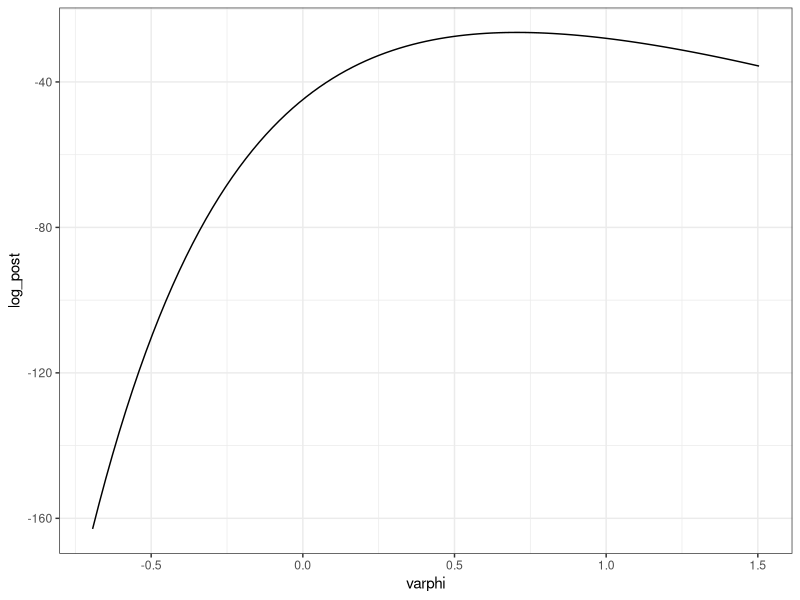
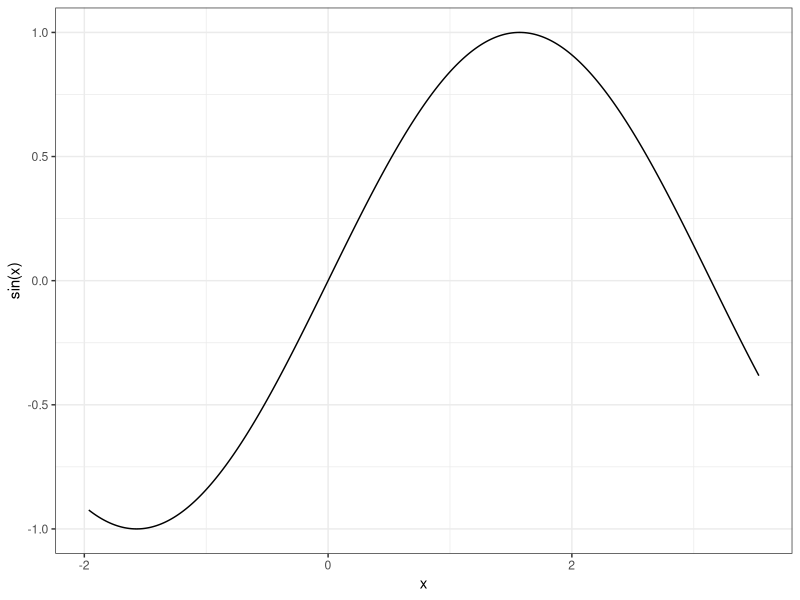
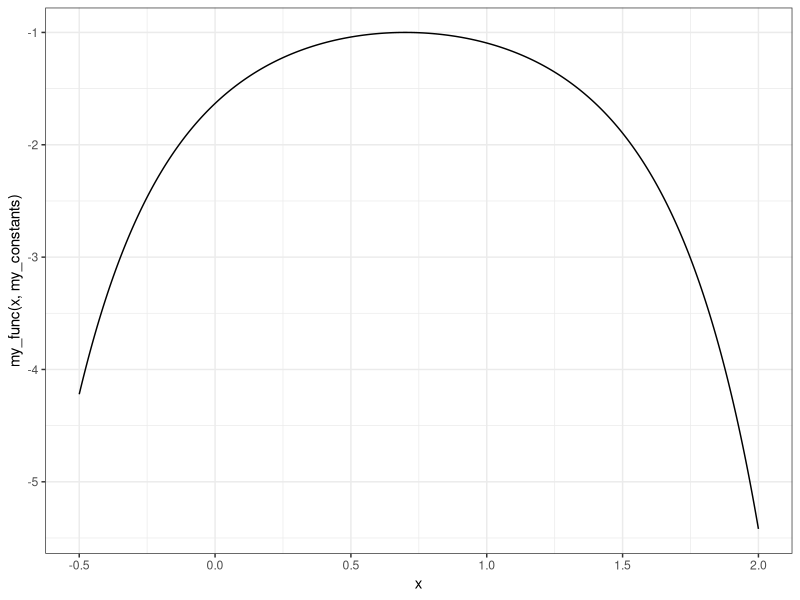
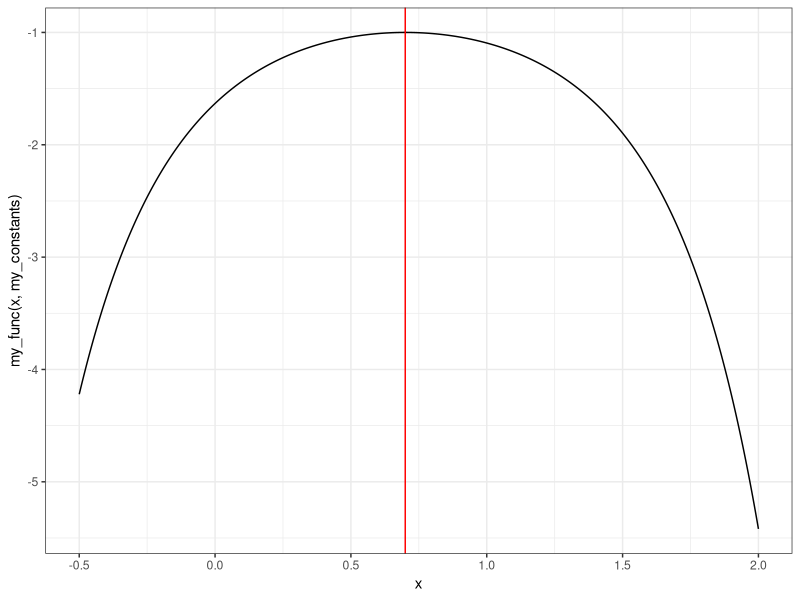
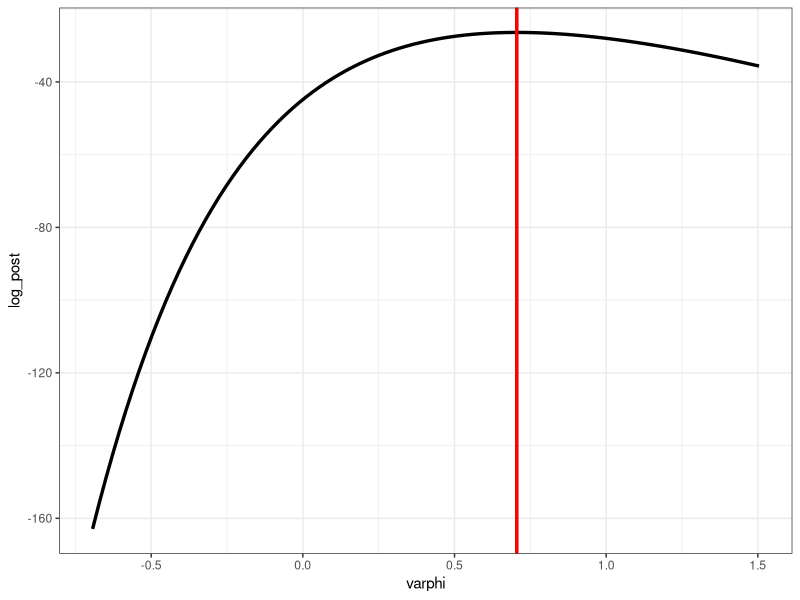

Source code (R) for these figures, in order:
## ---- chunk 1
knitr::opts_chunk$set(echo = TRUE)
## ---- chunk 2
library(tidyverse)
## ---- chunk 3
qnorm(p = 0.25, mean = 125, sd = 5)
## ---- chunk 4
qnorm(p = 0.75, mean = 125, sd = 5)
## ---- chunk 5
paste0("The prior probability that the mean performance, mu is less than 117 = ", round(pnorm(117, mean = 125, sd = 5), 3))
## ---- chunk 6
get_nobser <- function(tau_0, sigma, tau_N){
  N <- (1 / tau_N^2 - 1 / tau_0^2) * sigma^2
  return(N)
}

get_nobser(5, 5, 2)
## ---- chunk 7
get_nobser(5, 5, 1)
## ---- chunk 8
get_nobser(5, 5, 0.5)
## ---- chunk 9
get_nobser(Inf, 15, 3)
## ---- chunk 10
N <- 21
v <- 4.2
## ---- chunk 11
### set input arguments !!!
log_post_sigma_unnorm <- function(sigma, N, v, lambda)
{
  -N * log(sigma) - 0.5*(N*v)/sigma^2 - lambda * sigma # your code here
}
## ---- chunk 12
### set the input arguments !!!
log_post_varphi_unnorm <- function(varphi, N, v, lambda)
{
  # back-calculate sigma given varphi
  sigma <- exp(varphi)
  
  # calculate the unnormalized log-posterior on sigma
  log_post <- log_post_sigma_unnorm(sigma, N, v, lambda)
  
  # account for the derivative adjustment
  log_post + varphi
}
## ---- chunk 13
tibble::tibble(
  varphi = seq(log(0.5), log(4.5), length.out = 101)
) %>% 
  mutate(log_post = log_post_varphi_unnorm(varphi, N = N, v = v, lambda = 0.75)) %>% 
  ggplot(mapping = aes(x = varphi, y = log_post)) +
  geom_line() +
  theme_bw()
## ---- chunk 14
tibble::tibble(
  x = seq(-5*pi/8, 9*pi/8, length.out = 1001)
) %>% 
  ggplot(mapping = aes(x = x, y = sin(x))) +
  geom_line() +
  theme_bw()
## ---- chunk 15
opt_sine_01 <- optim(0, 
                     sin,
                     gr = NULL,
                     method = "Brent",
                     lower = -5*pi/8, upper = 9*pi/8,
                     hessian = TRUE,
                     control = list( fnscale=-1 ))

opt_sine_01
## ---- chunk 16
opt_sine_02 <- optim(3, 
                     sin,
                     gr = NULL,
                     method = "Brent",
                     lower = -5*pi/8, upper = 9*pi/8,
                     hessian = TRUE,
                     control = list( fnscale=-1 ))

opt_sine_02
## ---- chunk 17
my_func <- function(x, constants)
{
  -exp( (x - constants$a)^constants$m )
}

my_constants <- list(a = 0.7, m = 2)
## ---- chunk 18
tibble::tibble(
  x = seq(-0.5, 2, length.out = 1001)
) %>% 
  ggplot(mapping = aes(x = x, y = my_func(x, my_constants))) +
  geom_line() +
  theme_bw()
## ---- chunk 19
opt_result <- optim(1.75,
                    my_func,
                    gr = NULL,
                    my_constants,
                    method = "Brent",
                    lower = -0.5, upper = 2,
                    hessian = TRUE,
                    control = list(fnscale = -1))

opt_result
## ---- chunk 20
tibble::tibble(
  x = seq(-0.5, 2, length.out = 1001)
) %>% 
  ggplot(mapping = aes(x = x, y = my_func(x, my_constants))) +
  geom_line() +
  geom_vline(xintercept = opt_result$par,
             color = "red") +
  theme_bw()
## ---- chunk 21
varphi_opt_a <- optim(-0.5,
                      log_post_varphi_unnorm,
                      gr = NULL,
                      N, v, 0.75,
                      method = "BFGS",
                      hessian = TRUE,
                      control = list( fnscale=-1 ))

varphi_opt_a
## ---- chunk 22
varphi_opt_b <- optim(1.35,
                      log_post_varphi_unnorm,
                      gr = NULL,
                      N = N, v = v, lambda = 0.75,
                      method = "BFGS",
                      hessian = TRUE,
                      control = list( fnscale=-1 ))
varphi_opt_b
## ---- chunk 23
tibble::tibble(
  varphi = seq(log(0.5), log(4.5), length.out = 101)
) %>% 
  mutate(log_post = log_post_varphi_unnorm(varphi, N = N, v = v, lambda = 0.75)) %>% 
  ggplot(mapping = aes(x = varphi, y = log_post)) +
  geom_line(size = 1.15) +
  geom_vline(xintercept = varphi_opt_a$par,
             color = 'red', size = 1.2) +
  theme_bw()
